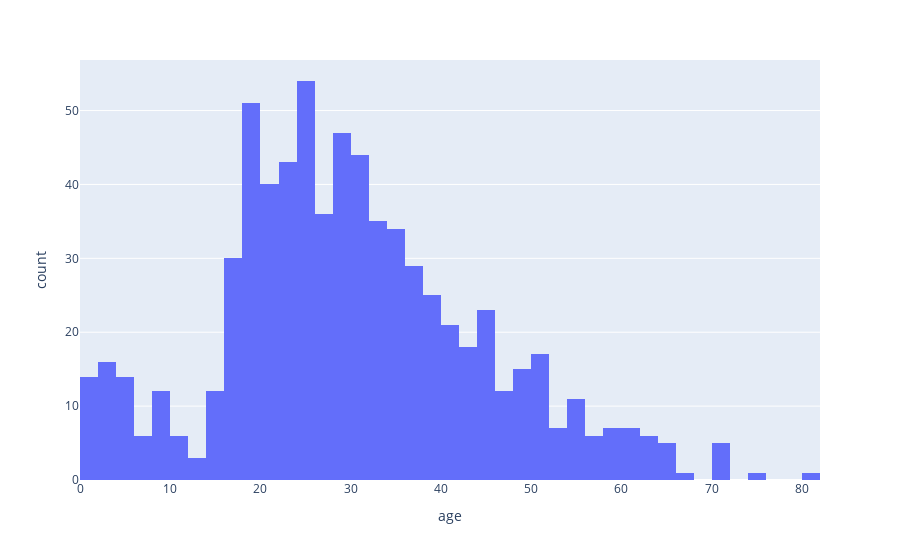

The code cell stored with this chart in its notebook:
### Code cell
px.histogram(titanic, x="age")

### Figure 1 — Plotly figure (JSON) as saved in the notebook; plotly's stock layout.template omitted (floating-point values rounded to 4 significant figures; data arrays with more than 128 entries replaced by an {"elided": "..."} marker saying what was removed)
{"data": [{"bingroup": "x", "hovertemplate": "age=%{x}<br>count=%{y}<extra></extra>", "legendgroup": "", "marker": {"color": "#636efa", "pattern": {"shape": ""}}, "name": "", "orientation": "v", "showlegend": false, "type": "histogram", "x": {"elided": "891 float values"}, "xaxis": "x", "yaxis": "y"}], "layout": {"barmode": "relative", "legend": {"tracegroupgap": 0}, "margin": {"t": 60}, "xaxis": {"anchor": "y", "domain": [0, 1], "title": {"text": "age"}}, "yaxis": {"anchor": "x", "domain": [0, 1], "title": {"text": "count"}}}}
